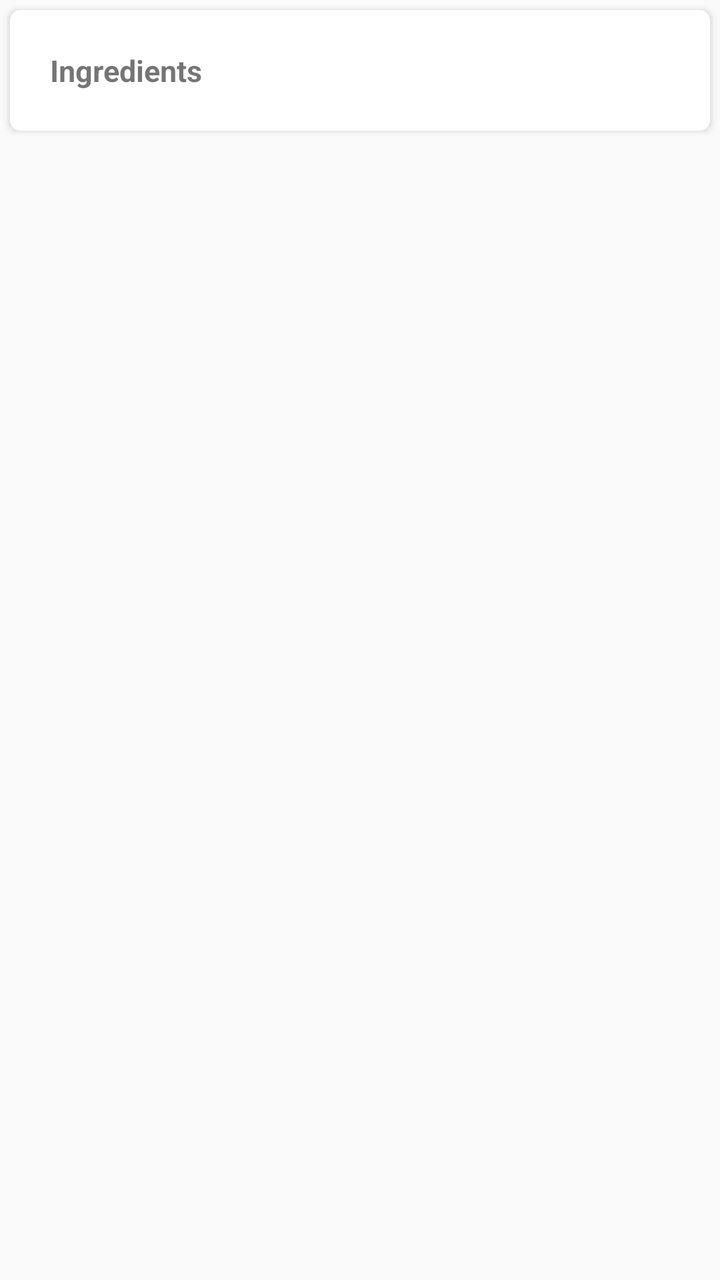
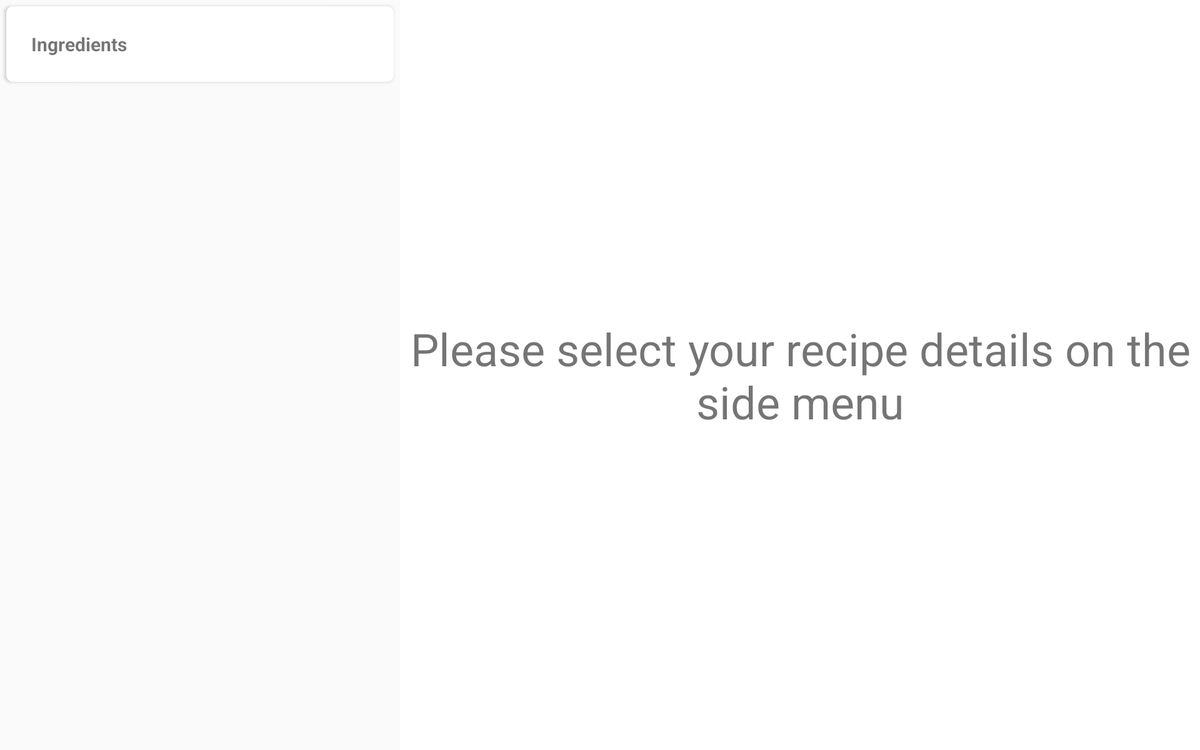

Two renders of one Android screen. The first uses the default layout on a phone; the second uses the alternative layout the repository ships for a different screen configuration, on a matching device. The two XML files are below.
<!-- AndroidManifest.xml: application theme AppTheme -->
<!-- res/layout/fragment_ingredient_step.xml -->
<?xml version="1.0" encoding="utf-8"?>
<LinearLayout
    xmlns:android="http://schemas.android.com/apk/res/android"
    xmlns:card_view="http://schemas.android.com/apk/res-auto"
    android:layout_width="match_parent"
    android:orientation="vertical"
    android:layout_height="match_parent">


    <FrameLayout
        android:id="@+id/recipe_fragment_ingredient_step"
        android:name="br.cassioy.bakingapp.RecipeDescriptionFragment"
        android:layout_width="match_parent"
        android:layout_height="match_parent">

        <LinearLayout
            android:orientation="vertical"
            android:layout_width="match_parent"
            android:layout_height="match_parent">

            <android.support.v7.widget.CardView
                android:id="@+id/ingredient_cardview"
                android:orientation="vertical"
                android:layout_width="match_parent"
                android:layout_height="wrap_content"
                android:layout_marginTop="@dimen/cardview_margin"
                android:layout_marginLeft="@dimen/cardview_margin"
                android:layout_marginRight="@dimen/cardview_margin"
                card_view:cardCornerRadius="@dimen/cardview_corner_radius">

                <LinearLayout
                    android:id="@+id/ingredient_list_view"
                    android:animateLayoutChanges="true"
                    android:layout_width="match_parent"
                    android:layout_height="wrap_content"
                    android:layout_margin="@dimen/margin_size_normal"
                    android:orientation="vertical">

                    <LinearLayout
                        android:orientation="horizontal"
                        android:layout_width="match_parent"
                        android:layout_height="wrap_content">

                        <TextView
                            android:id="@+id/ingredient_title"
                            android:layout_width="match_parent"
                            android:layout_height="wrap_content"
                            android:textSize="@dimen/recycler_list_text_normal"
                            android:layout_margin="@dimen/margin_size_normal"
                            android:textStyle="bold"
                            android:layout_weight="1"
                            android:text="@string/ingredients"/>

                        <ImageView
                            android:id="@+id/scroll_indicator"
                            android:layout_width="match_parent"
                            android:layout_height="wrap_content"
                            android:layout_weight="3"
                            android:layout_gravity="center_vertical"
                            android:src="@drawable/ic_keyboard_arrow_down"/>

                    </LinearLayout>

                    <TextView
                        android:id="@+id/recipe_ingredients"
                        android:layout_width="match_parent"
                        android:layout_height="wrap_content"
                        android:visibility="gone"
                        android:textSize="@dimen/recycler_list_text_normal"
                        android:layout_margin="@dimen/margin_size_normal" />

                </LinearLayout>

            </android.support.v7.widget.CardView>


            <android.support.v7.widget.RecyclerView
                android:id="@+id/recipe_step_ingredients_rv"
                android:layout_width="match_parent"
                android:layout_height="match_parent"/>

        </LinearLayout>

    </FrameLayout>

</LinearLayout>
<!-- resources referenced by this layout -->
<resources>
  <!-- from res/values-v14/ -->
  <dimen name="cardview_corner_radius">5dp</dimen>
  <!-- from res/values-v14/ -->
  <dimen name="cardview_margin">5dp</dimen>
  <!-- from res/values-v14/ -->
  <dimen name="margin_size_normal">10dp</dimen>
  <!-- from res/values-v14/ -->
  <dimen name="recycler_list_text_normal">15sp</dimen>
  <string name="ingredients">Ingredients</string>
  <style name="AppTheme" parent="Theme.AppCompat.Light.DarkActionBar">
          
          <item name="colorPrimary">@android:color/holo_red_light</item>
          <item name="colorPrimaryDark">@android:color/holo_red_dark</item>
          <item name="colorAccent">?android:attr/colorMultiSelectHighlight</item>
      </style>
</resources>
<!-- res/layout-sw600dp-land/fragment_ingredient_step.xml (the repository's variant of the layout above) -->
<!-- drawn on a 7-inch tablet turned sideways -->
<?xml version="1.0" encoding="utf-8"?>
<LinearLayout xmlns:android="http://schemas.android.com/apk/res/android"
    xmlns:card_view="http://schemas.android.com/apk/res-auto"
    android:layout_width="match_parent"
    android:layout_height="match_parent">

    <FrameLayout
        android:id="@+id/recipe_fragment_ingredient_step"
        android:name="br.cassioy.bakingapp.RecipeDescriptionFragment"
        android:layout_width="match_parent"
        android:layout_height="match_parent"
        android:layout_weight="2">

        <LinearLayout
            android:orientation="vertical"
            android:layout_width="match_parent"
            android:layout_height="match_parent">

            <android.support.v7.widget.CardView
                android:id="@+id/ingredient_cardview"
                android:orientation="vertical"
                android:layout_width="match_parent"
                android:layout_height="wrap_content"
                android:layout_marginTop="@dimen/cardview_margin"
                android:layout_marginLeft="@dimen/cardview_margin"
                android:layout_marginRight="@dimen/cardview_margin"
                card_view:cardCornerRadius="@dimen/cardview_corner_radius">

                <LinearLayout
                    android:id="@+id/ingredient_list_view"
                    android:animateLayoutChanges="true"
                    android:layout_width="match_parent"
                    android:layout_height="wrap_content"
                    android:layout_margin="@dimen/margin_size_normal"
                    android:orientation="vertical">

                    <LinearLayout
                        android:orientation="horizontal"
                        android:layout_width="match_parent"
                        android:layout_height="wrap_content">

                        <TextView
                            android:id="@+id/ingredient_title"
                            android:layout_width="match_parent"
                            android:layout_height="wrap_content"
                            android:textSize="@dimen/recycler_list_text_normal"
                            android:layout_margin="@dimen/margin_size_normal"
                            android:textStyle="bold"
                            android:layout_weight="1"
                            android:text="@string/ingredients"/>

                        <ImageView
                            android:id="@+id/scroll_indicator"
                            android:layout_width="match_parent"
                            android:layout_height="wrap_content"
                            android:layout_weight="3"
                            android:layout_gravity="center_vertical"
                            android:src="@drawable/ic_keyboard_arrow_down"/>

                    </LinearLayout>

                    <TextView
                        android:id="@+id/recipe_ingredients"
                        android:layout_width="match_parent"
                        android:layout_height="wrap_content"
                        android:visibility="gone"
                        android:textSize="@dimen/recycler_list_text_normal"
                        android:layout_margin="@dimen/margin_size_normal" />

                </LinearLayout>

            </android.support.v7.widget.CardView>


            <android.support.v7.widget.RecyclerView
                android:id="@+id/recipe_step_ingredients_rv"
                android:layout_width="match_parent"
                android:layout_height="match_parent"/>

        </LinearLayout>

    </FrameLayout>

   <FrameLayout
       android:id="@+id/tablet_step_details"
       android:layout_width="match_parent"
       android:layout_height="match_parent"
       android:background="@color/colorWhite"
       android:layout_weight="1">

     <TextView
         android:id="@+id/empty_recipe_details"
         android:layout_width="match_parent"
         android:layout_height="match_parent"
         android:textSize="@dimen/empty_recipe_details_text"
         android:text="@string/select_step"
         android:gravity="center"/>

   </FrameLayout>

</LinearLayout>
<!-- resources referenced by the variant -->
<!-- as a 7-inch tablet turned sideways resolves them -->
<resources>
  <color name="colorWhite">#ffffff</color>
  <!-- from res/values-v14/ -->
  <dimen name="cardview_corner_radius">5dp</dimen>
  <!-- from res/values-v14/ -->
  <dimen name="cardview_margin">5dp</dimen>
  <!-- from res/values-v14/ -->
  <dimen name="empty_recipe_details_text">36sp</dimen>
  <!-- from res/values-v14/ -->
  <dimen name="margin_size_normal">10dp</dimen>
  <!-- from res/values-v14/ -->
  <dimen name="recycler_list_text_normal">15sp</dimen>
  <string name="ingredients">Ingredients</string>
  <string name="select_step">Please select your recipe details on the side menu</string>
  <style name="AppTheme" parent="Theme.AppCompat.Light.DarkActionBar">
          
          <item name="colorPrimary">@android:color/holo_red_light</item>
          <item name="colorPrimaryDark">@android:color/holo_red_dark</item>
          <item name="colorAccent">?android:attr/colorMultiSelectHighlight</item>
      </style>
</resources>
